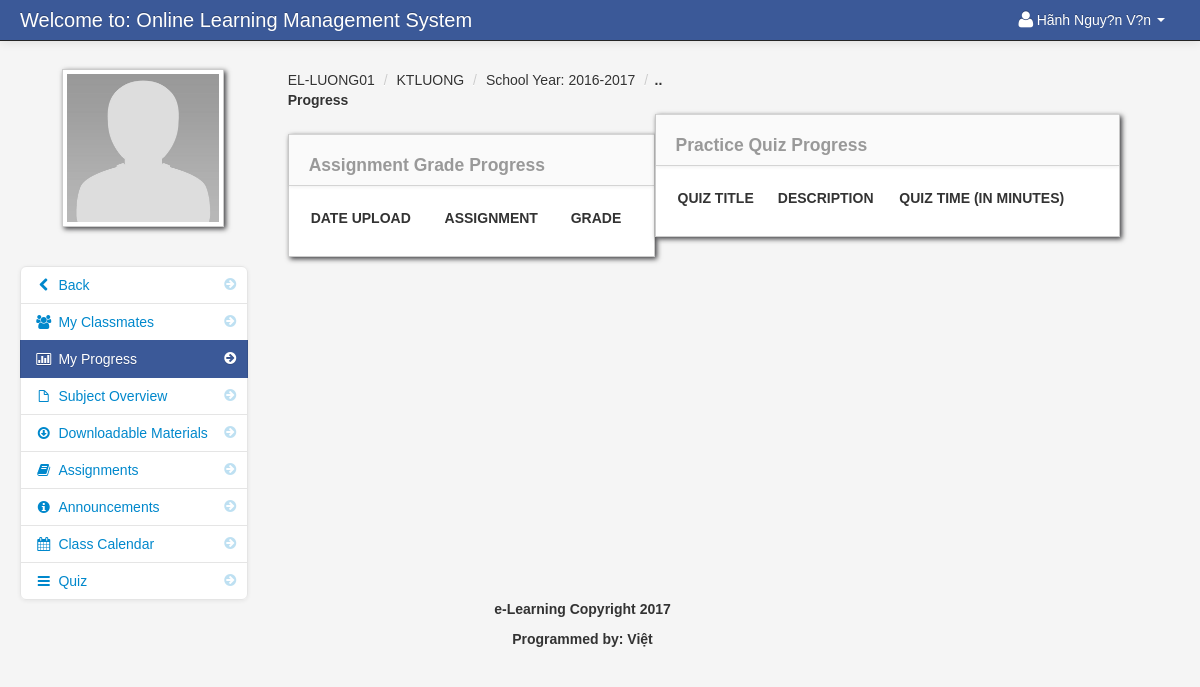
The app's page /progress.php?id=186 (signed in) with its own data.
### tables this page shows
CREATE TABLE `student` (
  `student_id` int(11) NOT NULL AUTO_INCREMENT,
  `firstname` varchar(100) NOT NULL,
  `lastname` varchar(100) NOT NULL,
  `class_id` int(11) NOT NULL,
  `username` varchar(100) NOT NULL,
  `password` varchar(100) NOT NULL,
  `location` varchar(100) NOT NULL,
  `status` varchar(100) NOT NULL,
  PRIMARY KEY (`student_id`)
);

CREATE TABLE `teacher_class` (
  `teacher_class_id` int(11) NOT NULL AUTO_INCREMENT,
  `teacher_id` int(11) NOT NULL,
  `class_id` int(11) NOT NULL,
  `subject_id` int(11) NOT NULL,
  `thumbnails` varchar(100) NOT NULL,
  `school_year` varchar(100) NOT NULL,
  PRIMARY KEY (`teacher_class_id`)
);

CREATE TABLE `class` (
  `class_id` int(11) NOT NULL AUTO_INCREMENT,
  `class_name` varchar(100) NOT NULL,
  PRIMARY KEY (`class_id`)
);

CREATE TABLE `subject` (
  `subject_id` int(11) NOT NULL AUTO_INCREMENT,
  `subject_code` varchar(100) NOT NULL,
  `subject_title` varchar(100) NOT NULL,
  `category` varchar(100) NOT NULL,
  `description` longtext NOT NULL,
  `unit` int(11) NOT NULL,
  `Pre_req` varchar(100) NOT NULL,
  `semester` varchar(100) NOT NULL,
  PRIMARY KEY (`subject_id`)
);

### session.php (called while the page is built, shortened)
<?php
$session_id=$_SESSION['id'];
?>

### progress.php (the view, shortened to what this page needs)
<?php include('header_dashboard.php'); ?>
<?php include('session.php'); ?>
<?php $get_id = $_GET['id']; ?>
    <body>
		<?php include('navbar_student.php'); ?>
        <div class="container-fluid">
            <div class="row-fluid">
				<?php include('progress_link_student.php'); ?>
                <div class="span4" id="content">
                     <div class="row-fluid">
										<?php $class_query = mysql_query("select * from teacher_class
										LEFT JOIN class ON class.class_id = teacher_class.class_id
										LEFT JOIN subject ON subject.subject_id = teacher_class.subject_id
										where teacher_class_id = '$get_id'")or die(mysql_error());
										$class_row = mysql_fetch_array($class_query);
										?>
					     <ul class="breadcrumb">
							<li><a href="#"><?php echo $class_row['class_name']; ?></a> <span class="divider">/</span></li>
							<li><a href="#"><?php echo $class_row['subject_code']; ?></a> <span class="divider">/</span></li>
							<li><a href="#">School Year: <?php echo $class_row['school_year']; ?></a> <span class="divider">/</span></li>
							<li><a href="#"><b>Progress</b></a></li>
						</ul>
                        <div id="block_bg" class="block">
                            <div class="navbar navbar-inner block-header">
							    <div id="" class="muted pull-left"><h4> Assignment Grade Progress</h4></div>
							</div>
                            <div class="block-content collapse in">
                                <div class="span12">
										<table cellpadding="0" cellspacing="0" border="0" class="table" id="">
										<thead>
										        <tr>
												<th>Date Upload</th>
												<th>Assignment</th>
												<th>Grade</th>
												</tr>
										</thead>
									</table>
                                </div>
                            </div>
                        </div>
                    </div>
                </div>
				                <div class="span5" id="content">
                     <div class="row-fluid">
					     <ul class="breadcrumb">
							<li><a href="#"><b>..</b></a></li>
						</ul>
                        <div id="block_bg" class="block">
                            <div class="navbar navbar-inner block-header">
							    <div id="" class="muted pull-left"><h4> Practice Quiz Progress</h4></div>
							</div>
                            <div class="block-content collapse in">
                                <div class="span12">
								<table cellpadding="0" cellspacing="0" border="0" class="table" id="">
										<thead>
										        <tr>
												<th>Quiz Title</th>
												<th>Description</th>
												<th>Quiz Time (In Minutes)</th>
												<th></th>
												</tr>
										</thead>
									</table>
                                </div>
                            </div>
                        </div>
                    </div>
                </div>
            </div>
		<?php include('footer.php'); ?>
        </div>
		<?php include('script.php'); ?>
    </body>
</html>

### navbar_student.php (shortened to what this page needs)
<div class="navbar navbar-fixed-top navbar-inverse">
        <div class="navbar-inner">
            <div class="container-fluid">
                <a class="brand" href="#">Welcome to: Online Learning Management System</a>
					<div class="nav-collapse collapse">
						<ul class="nav pull-right">
							<?php $query= mysql_query("select * from student where student_id = '$session_id'")or die(mysql_error());
									$row = mysql_fetch_array($query);
							?>
							<li class="dropdown">
								<a href="#" role="button" class="dropdown-toggle" data-toggle="dropdown"> <i class="icon-user icon-large"></i><?php echo $row['firstname']." ".$row['lastname'];  ?> <i class="caret"></i></a>
							</li>
						</ul>
					</div>
            </div>
        </div>
</div>

### progress_link_student.php (shortened to what this page needs)
<div class="span3" id="sidebar">
	<img id="avatar" src="admin/<?php echo $row['location']; ?>" class="img-polaroid">
		<ul class="nav nav-list bs-docs-sidenav nav-collapse collapse">
				<li class=""><a href="dashboard_student.php"><i class="icon-chevron-right"></i><i class="icon-chevron-left"></i>&nbsp;Back</a></li>
				<li class=""><a href="my_classmates.php<?php echo '?id='.$get_id; ?>"><i class="icon-chevron-right"></i><i class="icon-group"></i>&nbsp;My Classmates</a></li>
				<li class="active"><a href="progress.php<?php echo '?id='.$get_id; ?>"><i class="icon-chevron-right"></i><i class="icon-bar-chart"></i>&nbsp;My Progress</a></li>
				<li class=""><a href="subject_overview_student.php<?php echo '?id='.$get_id; ?>"><i class="icon-chevron-right"></i><i class="icon-file"></i>&nbsp;Subject Overview</a></li>
				<li class=""><a href="downloadable_student.php<?php echo '?id='.$get_id; ?>"><i class="icon-chevron-right"></i><i class="icon-download"></i>&nbsp;Downloadable Materials</a></li>
				<li class=""><a href="assignment_student.php<?php echo '?id='.$get_id; ?>"><i class="icon-chevron-right"></i><i class="icon-book"></i>&nbsp;Assignments</a></li>
				<li class=""><a href="announcements_student.php<?php echo '?id='.$get_id; ?>"><i class="icon-chevron-right"></i><i class="icon-info-sign"></i>&nbsp;Announcements</a></li>
				<li class=""><a href="class_calendar_student.php<?php echo '?id='.$get_id; ?>"><i class="icon-chevron-right"></i><i class="icon-calendar"></i>&nbsp;Class Calendar</a></li>
				<li class=""><a href="student_quiz_list.php<?php echo '?id='.$get_id; ?>"><i class="icon-chevron-right"></i><i class="icon-reorder"></i>&nbsp;Quiz</a></li>
		</ul>
</div>

### admin/assets/styles.css (style rules this page uses)
body { padding-top: 60px; padding-bottom: 40px; background-color: #f5f5f5; }
#content { margin-left:0px; }
.breadcrumb { margin: 0 0 0px; padding: 10px 0px; background-color: transparent; }
.block { background: url("../images/pixel-60fff.png") repeat scroll 0 0 rgba(0, 0, 0, 0) !important; border: 1px solid #ccc; background: white; margin: 1em 0em; border-top: none; -webkit-box-shadow: 2px 2px 5px rgba(0, 0, 6, 0.75); -moz-box-shadow: 2px 2px 5px rgba(0, 0, 6, 0.75); box-shadow: 2px 2px 5px rgba(0, 0, 6, 0.75); }
.block-content { margin: 1em; min-height: .25em; }
.block-header { margin-bottom: 0px; border-right: none; border-left: none; -webkit-border-radius: 0px; -moz-border-radius: 0px; border-radius: 0px; }
.block-header div { padding-top: 10px; }
.bs-docs-sidenav { max-width: 228px; margin: 30px 0 0; padding: 0; background-color: #fff; -webkit-border-radius: 6px; -moz-border-radius: 6px; border-radius: 6px; -webkit-box-shadow: 0 1px 4px rgba(0,0,0,.065); -moz-box-shadow: 0 1px 4px rgba(0,0,0,.065); box-shadow: 0 1px 4px rgba(0,0,0,.065); }
.bs-docs-sidenav > li > a { display: block; width: 190px \9; margin: 0 0 -1px; padding: 8px 14px; border: 1px solid #e5e5e5; }
.bs-docs-sidenav > li:first-child > a { -webkit-border-radius: 6px 6px 0 0; -moz-border-radius: 6px 6px 0 0; border-radius: 6px 6px 0 0; }
.bs-docs-sidenav > li:last-child > a { -webkit-border-radius: 0 0 6px 6px; -moz-border-radius: 0 0 6px 6px; border-radius: 0 0 6px 6px; }
.bs-docs-sidenav > .active > a { position: relative; z-index: 2; padding: 9px 15px; border: 0; text-shadow: 0 1px 0 rgba(0,0,0,.15); -webkit-box-shadow: inset 1px 0 0 rgba(0,0,0,.1), inset -1px 0 0 rgba(0,0,0,.1); -moz-box-shadow: inset 1px 0 0 rgba(0,0,0,.1), inset -1px 0 0 rgba(0,0,0,.1); box-shadow: inset 1px 0 0 rgba(0,0,0,.1), inset -1px 0 0 rgba(0,0,0,.1); }
.bs-docs-sidenav .icon-chevron-right { float: right; margin-top: 2px; margin-right: -6px; opacity: .25; }
.bs-docs-sidenav .active .icon-chevron-right, .bs-docs-sidenav .active a:hover .icon-chevron-right { opacity: 1; }

### records on screen
student: firstname "Hãnh Nguy?n", lastname "V?n", location (placeholder picture)
teacher_class: class.class_name "EL-LUONG01", subject.subject_code "KTLUONG", school_year "2016-2017"
